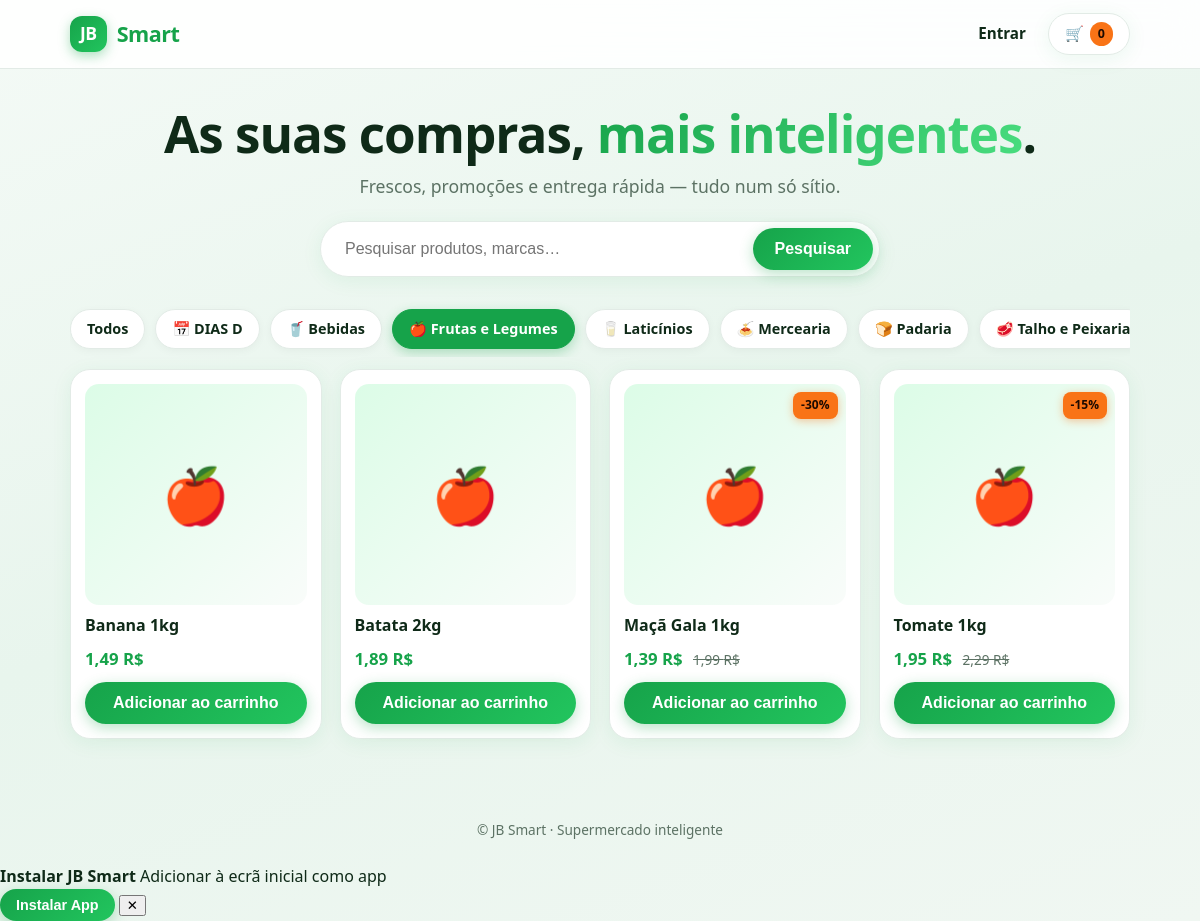
Screenshot of /?cat=1 with the database file from the repository.
### loja/models.py (models this page shows, shortened)
class Categoria(models.Model):
    nome = models.CharField(max_length=80)
    imagem = models.ImageField(upload_to="categorias/", blank=True, null=True)
    emoji = models.CharField(max_length=4, default="🛒", blank=True)
    class Meta:
        ordering = ["nome"]

class Produto(models.Model):
    categoria = models.ForeignKey(Categoria, on_delete=models.CASCADE, related_name="produtos")
    nome = models.CharField(max_length=120)
    preco = models.DecimalField("Preço (R$)", max_digits=8, decimal_places=2)
    promocao = models.PositiveSmallIntegerField("Desconto (%)", default=0)
    stock = models.PositiveIntegerField(default=0)
    imagem = models.ImageField(upload_to="produtos/", blank=True, storage=None)
    ativo = models.BooleanField(default=True)
    class Meta:
        ordering = ["nome"]
    @property
    def preco_final(self):
        desconto = Decimal(100 - min(self.promocao, 100)) / Decimal(100)
        return (self.preco * desconto).quantize(Decimal("0.01"), rounding=ROUND_HALF_UP)

### loja/views.py (the view)
# urls.py: path("", views.lista, name="lista"),
def lista(request):
    produtos = Produto.objects.filter(ativo=True).select_related("categoria")
    q = request.GET.get("q", "").strip()
    cat = request.GET.get("cat")
    so_promo = request.GET.get("promo")
    if q:
        produtos = produtos.filter(Q(nome__icontains=q) | Q(categoria__nome__icontains=q))
    if cat:
        produtos = produtos.filter(categoria_id=cat)
    if so_promo:
        produtos = produtos.filter(promocao__gt=0)
    return render(request, "loja/lista.html", {
        "produtos": produtos, "categorias": Categoria.objects.all(),
        "q": q, "cat": cat, "so_promo": so_promo,
    })

### loja/cart.py (called while the page is built)
    def __len__(self):
        return sum(self.dados.values())

### loja/context_processors.py (called while the page is built)
def carrinho(request):
    return {"carrinho_qtd": len(Carrinho(request))}

### loja/templates/loja/lista.html (shortened to what this page needs)
{% extends "loja/base.html" %}
{% block content %}
<section class="hero">
  <h1>As suas compras, <em>mais inteligentes</em>.</h1>
  <p>Frescos, promoções e entrega rápida — tudo num só sítio.</p>
  <form class="search" method="get">
    <input name="q" value="{{ q }}" placeholder="Pesquisar produtos, marcas…">
    <button class="btn" type="submit">Pesquisar</button>
  </form>
</section>
<div class="chips">
  <a class="chip {% if not cat and not so_promo %}on{% endif %}" href="{% url 'lista' %}">Todos</a>
  <a class="chip" href="{% url 'dias_d' %}">📅 DIAS D</a>
  {% for c in categorias %}
    <a class="chip {% if cat == c.pk|stringformat:'s' %}on{% endif %}" href="?cat={{ c.pk }}">{{ c.emoji }} {{ c.nome }}</a>
  {% endfor %}
</div>
<div class="grid" id="productsGrid">
  {% for p in produtos %}
  <article class="card product-card" style="opacity:0;">
    <div class="img">
      {% if p.imagem %}
        <img src="{{ p.imagem.url }}" alt="{{ p.nome }}">
      {% else %}
        <span>{{ p.categoria.emoji }}</span>
      {% endif %}
      {% if p.promocao %}<span class="tag">-{{ p.promocao }}%</span>{% endif %}
    </div>
    <h3>{{ p.nome }}</h3>
    <div class="price">
      <strong>{{ p.preco_final }} R$</strong>
      {% if p.promocao %}<s>{{ p.preco }} R$</s>{% endif %}
    </div>
    {% if p.stock > 0 %}
      <form method="post" action="{% url 'adicionar' p.pk %}">{% csrf_token %}
        <button class="btn full">Adicionar ao carrinho</button>
      </form>
    {% else %}
      <button class="btn full off" disabled>Esgotado</button>
    {% endif %}
  </article>
  {% empty %}
  <p class="muted" style="grid-column:1/-1;text-align:center;padding:40px 0;">Nenhum produto encontrado.</p>
  {% endfor %}
</div>
{% endblock %}

### loja/static/loja/css/style.css (style rules this page uses)
:root { --bg: #f4faf6; --bg-grad: linear-gradient(160deg, #f4faf6 0%, #e8f5ed 50%, #f0f7f2 100%); --surface: #ffffff; --surface-2: #f9fcfa; --text: #0f2a18; --muted: #5c7264; --brand: #16a34a; --brand-dark: #128a3e; --brand-light: #dcfce7; --accent: #f97316; --accent-soft: #ffedd5; --line: #e2ebe6; --shadow: 0 4px 20px rgba(22, 163, 74, 0.08); --shadow-lg: 0 12px 40px rgba(22, 163, 74, 0.12); --radius: 20px; --radius-sm: 14px; --on: #ffffff; --err: #dc2626; --ok: #16a34a; --transition: 0.25s cubic-bezier(0.4, 0, 0.2, 1); }
* { box-sizing: border-box; }
html { scroll-behavior: smooth; }
body { margin: 0; background: var(--bg-grad); background-attachment: fixed; color: var(--text); font-family: system-ui, -apple-system, "Segoe UI", Roboto, "Helvetica Neue", sans-serif; line-height: 1.55; padding-bottom: env(safe-area-inset-bottom); min-height: 100vh; }
a { color: var(--brand); text-decoration: none; transition: color var(--transition); }
.btn { display: inline-flex; align-items: center; justify-content: center; gap: 8px; background: linear-gradient(135deg, var(--brand), #22c55e); color: white; border: none; border-radius: 999px; padding: 12px 24px; font-weight: 700; font-size: 1rem; text-decoration: none; cursor: pointer; transition: transform var(--transition), box-shadow var(--transition), filter var(--transition); box-shadow: 0 4px 14px rgba(22, 163, 74, 0.3); }
.btn.full { width: 100%; }
.hero { padding: 36px 0 16px; text-align: center; }
.hero h1 { font-size: clamp(2rem, 6vw, 3.2rem); line-height: 1.1; margin: 0 0 12px; font-weight: 800; letter-spacing: -1px; }
.hero h1 em { font-style: normal; background: linear-gradient(135deg, var(--brand), #4ade80); -webkit-background-clip: text; -webkit-text-fill-color: transparent; background-clip: text; }
.hero p { color: var(--muted); font-size: 1.1rem; margin: 0 0 20px; }
.search { display: flex; gap: 10px; max-width: 560px; margin: 0 auto; background: var(--surface); padding: 6px; border-radius: 999px; box-shadow: var(--shadow); border: 1px solid var(--line); }
.search input { flex: 1; border: none; background: transparent; padding: 12px 18px; font-size: 1rem; outline: none; }
.search .btn { padding: 12px 22px; }
.chips { display: flex; gap: 10px; overflow-x: auto; padding: 16px 0 8px; scrollbar-width: none; -ms-overflow-style: none; }
.chip { white-space: nowrap; border: 1px solid var(--line); background: var(--surface); color: var(--text); border-radius: 999px; padding: 8px 16px; text-decoration: none; font-size: 0.9rem; font-weight: 600; transition: all var(--transition); box-shadow: 0 2px 8px rgba(0,0,0,0.04); }
.chip.on { background: var(--brand); color: white; border-color: var(--brand); box-shadow: 0 4px 12px rgba(22, 163, 74, 0.3); }
.grid { display: grid; gap: 18px; grid-template-columns: repeat(auto-fill, minmax(180px, 1fr)); padding: 12px 0 48px; }
.card { background: var(--surface); border: 1px solid var(--line); border-radius: var(--radius); padding: 14px; display: flex; flex-direction: column; gap: 10px; box-shadow: var(--shadow); transition: transform var(--transition), box-shadow var(--transition); animation: fadeUp 0.5s ease both; }
.card h3 { font-size: 1rem; margin: 0; flex: 1; font-weight: 700; line-height: 1.3; }
.img { position: relative; aspect-ratio: 1; border-radius: var(--radius-sm); background: linear-gradient(135deg, var(--brand-light), var(--surface-2)); display: grid; place-items: center; overflow: hidden; }
.img span:first-child { font-size: 3.4rem; }
.tag { position: absolute; top: 8px; right: 8px; background: var(--accent); color: #1c0a00; border-radius: 8px; padding: 4px 8px; font-size: 0.75rem; font-weight: 800; box-shadow: 0 2px 8px rgba(249, 115, 22, 0.4); }
.price { font-size: 1.05rem; }
.price strong { font-weight: 800; color: var(--brand); }
.price s { color: var(--muted); margin-left: 6px; font-size: 0.85rem; }
.card:nth-child(5) { animation-delay: 0.25s; }
.card:nth-child(6) { animation-delay: 0.3s; }
.card:nth-child(n+7) { animation-delay: 0.35s; }
@media (min-width: 900px) { .grid { grid-template-columns: repeat(auto-fill, minmax(200px, 1fr)); } }
.product-card.fade-up { animation: fadeUp 0.5s ease both; }

### rows the page displays
Categoria: emoji "🥤", nome "Bebidas"
Categoria: emoji "🍎", nome "Frutas e Legumes"
Categoria: emoji "🥛", nome "Laticínios"
Categoria: emoji "🍝", nome "Mercearia"
Categoria: emoji "🍞", nome "Padaria"
Categoria: emoji "🥩", nome "Talho e Peixaria"
Produto: categoria.emoji "🍎", nome "Banana 1kg", preco_final "1,49", stock "Adicionar ao carrinho"
Produto: categoria.emoji "🍎", nome "Batata 2kg", preco_final "1,89", stock "Adicionar ao carrinho"
Produto: categoria.emoji "🍎", promocao "30", nome "Maçã Gala 1kg", preco_final "1,39", preco "1,99", stock "Adicionar ao carrinho"
Produto: categoria.emoji "🍎", promocao "15", nome "Tomate 1kg", preco_final "1,95", preco "2,29", stock "Adicionar ao carrinho"

### other values shown
{{ carrinho_qtd }} "0"
